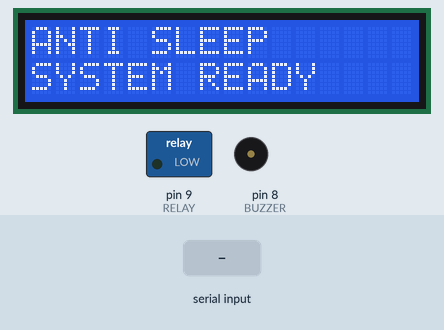
This sketch was run on a simulated Arduino Uno, built with avr-gcc and run on an emulated ATmega328P. Parts: 16×2 character LCD, switched loads named in the sketch (green lamp = pin HIGH), buzzer (waves = sounding, pin HIGH). The test bench sets the inputs (shaded band).

Above: at 0.1 s.
2.8 s: "0" received over Serial
At 3.3 s:
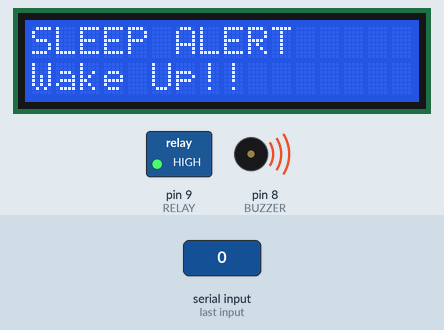
4.3 s: "1" received over Serial
At 4.6 s:
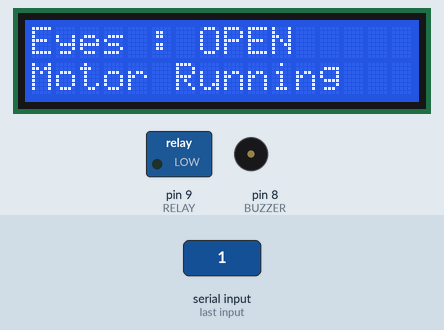
Timing chart, 0 to 7.3 s (numbered marks = the images above; inputs shaded):
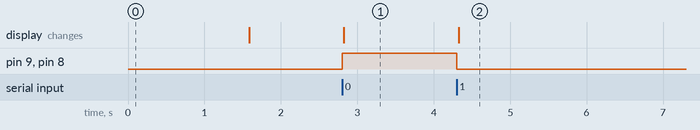

The sketch:

Code.ino
```cpp
#include <Wire.h>
#include <LiquidCrystal_I2C.h>

#define BUZZER 8
#define RELAY 9

LiquidCrystal_I2C lcd(0x27, 16, 2);

char lastCommand = 'X';

void setup()
{
  pinMode(BUZZER, OUTPUT);
  pinMode(RELAY, OUTPUT);

  digitalWrite(BUZZER, LOW);
  digitalWrite(RELAY, LOW);

  Serial.begin(9000);

  lcd.init();
  lcd.backlight();

  lcd.setCursor(0,0);
  lcd.print("ANTI SLEEP");
  lcd.setCursor(0,1);
  lcd.print("SYSTEM READY");

  delay(1500);
  lcd.clear();
}

void loop()
{
  if (Serial.available())
  {
    char command = Serial.read();

    if(command != lastCommand)
    {
      lastCommand = command;

      if(command == '1')
      {
        digitalWrite(RELAY, LOW);      // Motor ON
        digitalWrite(BUZZER, LOW);     // Buzzer OFF

        lcd.clear();
        lcd.setCursor(0,0);
        lcd.print("Eyes : OPEN");

        lcd.setCursor(0,1);
        lcd.print("Motor Running");
      }

      if(command == '0')
      {
        digitalWrite(RELAY, HIGH);     // Motor OFF
        digitalWrite(BUZZER, HIGH);    // Buzzer ON

        lcd.clear();
        lcd.setCursor(0,0);
        lcd.print("SLEEP ALERT");

        lcd.setCursor(0,1);
        lcd.print("Wake Up!!");
      }
    }
  }
}
```

Measured:
- after the input at 2.8 s, pin 9 (RELAY), pin 8 (BUZZER): LOW → HIGH at once; the display: changes at once (image 1)
- after the input at 4.3 s, pin 9 (RELAY), pin 8 (BUZZER): HIGH → LOW at once; the display: changes at once (image 2)
